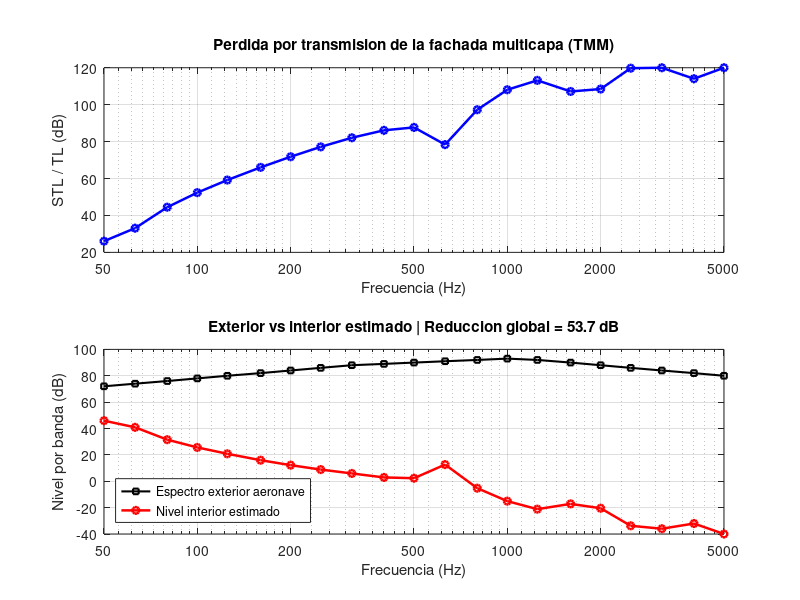
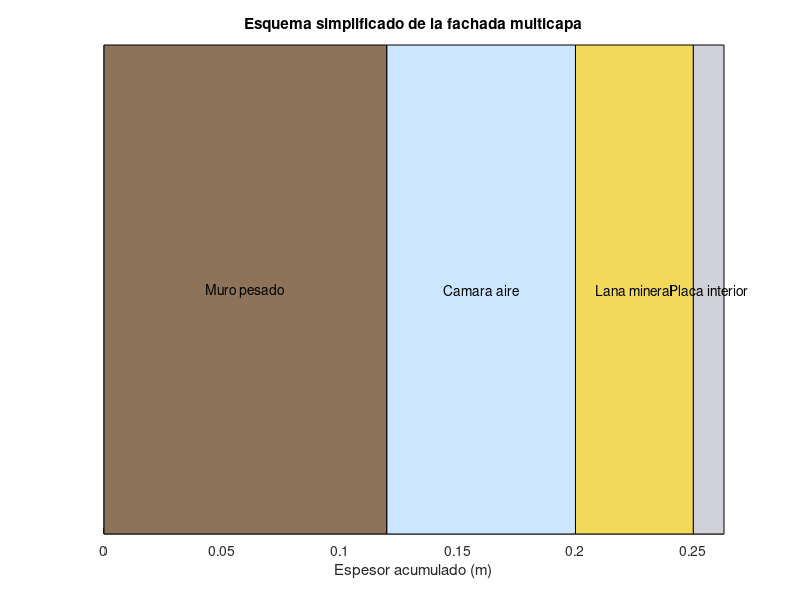

Write the MATLAB code that produced these figures, in order. (Note: this script raises an error after producing the figures.)
% Fachada multicapa con TMM acústico a incidencia normal
% Modelo simplificado: aire exterior -> muro (masa superficial) -> camara de aire
% -> lana mineral (fluido equivalente simple) -> placa interior (masa superficial) -> aire interior
% Calcula STL y nivel interior estimado frente a un espectro simplificado de ruido de aeronaves

% Autor: [Tu Nombre]
% Ultima actualizacion: [Fecha]

% Nota: Este es un modelo simplificado para ilustrar el uso de TMM en una fachada de aeropuerto.
% Se pueden agregar mas capas, detalles de geometria, perdidas adicionales, etc. para mayor realismo.
% Requiere Octave o Matlab con funciones basicas de matriz y graficacion.
% Salida: Graficas de STL y niveles, tabla de resultados en CSV, imagen esquematica de capas.
% Para uso en el contexto de un caso de estudio de aeropuerto, se pueden ajustar los parametros y el espectro exterior segun datos reales o mediciones locales para obtener resultados mas precisos.
% Se pueden comparar diferentes configuraciones de fachada, materiales, espesores, etc. para optimizar el diseño frente al ruido de aeronaves.
% Este codigo es un punto de partida para explorar el impacto de diferentes capas y materiales en la reduccion del ruido en interiores frente a fuentes exteriores como las aeronaves.
% Se recomienda validar los resultados con mediciones reales o software especializado para casos mas complejos o criticos.
% Se pueden agregar efectos de difraccion, incidencia oblicua, acoplamiento estructural, etc. para mayor realismo si se desea.
% Este modelo asume incidencia normal y no considera efectos de borde, difraccion, ni acoplamiento estructural entre capas, lo cual puede ser una simplificacion importante dependiendo del caso de estudio.
% Se pueden agregar perdidas adicionales por friccion, absorcion en las capas, etc. para mayor realismo si se dispone de datos o modelos adecuados.
% Se pueden comparar los resultados con criterios de aceptabilidad de ruido en interiores segun normativas locales o internacionales para evaluar el desempeño de la fachada frente al ruido de aeronaves.
% Se pueden realizar analisis de sensibilidad variando los parametros de las capas, el espectro exterior, etc. para entender mejor el impacto de cada factor en la reduccion del ruido en interiores.
% Se recomienda documentar claramente los parametros utilizados, las suposiciones del modelo, y las limitaciones para interpretar correctamente los resultados obtenidos con este enfoque simplificado.

% Se pueden agregar comentarios adicionales en el codigo para explicar cada paso y facilitar su entendimiento y modificacion por parte de otros usuarios o para futuras referencias.
% Se pueden agregar funciones adicionales para calcular indices globales de ruido, como el nivel de ruido equivalente continuo (Leq), el nivel de ruido ponderado A (dBA), etc. si se dispone de datos adecuados para el espectro exterior y se desea obtener resultados mas representativos del impacto del ruido en interiores.
% Se pueden agregar efectos de acoplamiento entre capas, como la interaccion entre la masa superficial y la camara de aire, para obtener resultados mas realistas si se dispone de modelos adecuados para describir estos efectos.
% Se pueden agregar efectos de difraccion en los bordes de la fachada, especialmente a bajas frecuencias, para obtener resultados mas realistas si se dispone de modelos adecuados para describir estos efectos.  
% Se pueden agregar efectos de incidencia oblicua para obtener resultados mas realistas si se dispone de modelos adecuados para describir estos efectos, especialmente si la fuente de ruido no esta directamente frente a la fachada.  
% Se pueden agregar efectos de acoplamiento estructural entre las capas, como la interaccion entre la masa superficial y la camara de aire, para obtener resultados mas realistas si se dispone de modelos adecuados para describir estos efectos.
% Se pueden agregar efectos de absorcion en las capas, como la absorcion en la lana mineral, para obtener resultados mas realistas si se dispone de datos adecuados para describir estos efectos.
% Se pueden agregar efectos de friccion en las capas, como la friccion en la camara de aire, para obtener resultados mas realistas si se dispone de datos adecuados para describir estos efecto
% Se pueden agregar efectos de acoplamiento entre capas, como la interaccion entre la masa superficial y la camara de aire, para obtener resultados mas realistas si se dispone de modelos adecuados para describir estos efectos.

clear; close all; clc;

% -------------------------------
% Parametros del aire
% -------------------------------
rho0 = 1.21;            % kg/m^3
c0   = 343;             % m/s
Z0   = rho0 * c0;       % impedancia caracteristica del aire

% -------------------------------
% Frecuencias (1/3 de octava aprox.)
% -------------------------------
f = [50 63 80 100 125 160 200 250 315 400 500 630 800 1000 1250 1600 2000 2500 3150 4000 5000];
omega = 2*pi*f;
k0 = omega / c0;

% -------------------------------
% Espectro exterior simplificado de ruido de aeronave (dB)
% Caso ilustrativo, no medicion local
% -------------------------------
Lext = [72 74 76 78 80 82 84 86 88 89 90 91 92 93 92 90 88 86 84 82 80];

% -------------------------------
% Parametros de la fachada
% -------------------------------
% Muro rigido modelado como masa superficial (ladrillo/mamposteria pesada)
m1 = 220;               % kg/m^2
eta1 = 0.05;            % perdida estructural

% Camara de aire
d_air = 0.08;           % m

% Lana mineral como fluido equivalente simple con perdidas efectivas
d_p = 0.05;             % m
rho_eq = 25;            % kg/m^3 (valor efectivo simplificado)
c_eq = 120;             % m/s   (valor efectivo simplificado)
alpha_p = 0.12;         % perdida efectiva Np/m aprox creciente se puede refinar

% Placa interior (yeso)
m2 = 12;                % kg/m^2
eta2 = 0.08;            % perdida estructural

% -------------------------------
% Funciones auxiliares locales
% -------------------------------
function M = fluid_layer(k, Z, d)
  M = [cos(k*d), 1i*Z*sin(k*d); 1i*(1/Z)*sin(k*d), cos(k*d)];
endfunction

function M = mass_layer(omega, m, eta)
  Zs = 1i*omega*m*(1 - 1i*eta);
  M = [1, Zs; 0, 1];
endfunction

function tau = transmission_from_M(M, ZL, ZR)
  den = M(1,1) + M(1,2)/ZR + ZL*M(2,1) + (ZL/ZR)*M(2,2);
  tau = abs(2/den)^2 * real(ZL/ZR);
endfunction

% -------------------------------
% Calculo TMM
% -------------------------------
TL = zeros(size(f));
Lin = zeros(size(f));
tau = zeros(size(f));

for n = 1:length(f)
  w = omega(n);

  % Camara de aire
  M_airgap = fluid_layer(k0(n), Z0, d_air);

  % Poroso como fluido equivalente con numero de onda complejo
  k_p = w/c_eq - 1i*alpha_p;
  Z_p = rho_eq * c_eq * (1 + 0.15i);
  M_porous = fluid_layer(k_p, Z_p, d_p);

  % Hojas / paneles como masas superficiales
  M_wall  = mass_layer(w, m1, eta1);
  M_board = mass_layer(w, m2, eta2);

  % Matriz total de izquierda a derecha
  Mtot = M_wall * M_airgap * M_porous * M_board;

  tau(n) = transmission_from_M(Mtot, Z0, Z0);
  TL(n) = -10*log10(max(tau(n), 1e-12));
  Lin(n) = Lext(n) - TL(n);
endfor

% -------------------------------
% Indices globales simples en dB(A)-like ilustrativos
% -------------------------------
Lext_lin = sum(10.^(Lext/10));
Lin_lin  = sum(10.^(Lin/10));
Lext_tot = 10*log10(Lext_lin);
Lin_tot  = 10*log10(Lin_lin);
Red_global = Lext_tot - Lin_tot;

% -------------------------------
% Graficas
% -------------------------------
figure('Position',[80 80 1000 700]);
subplot(2,1,1)
semilogx(f, TL, 'b-o', 'LineWidth', 1.8, 'MarkerSize', 5); grid on;
xlabel('Frecuencia (Hz)'); ylabel('STL / TL (dB)');
title('Perdida por transmision de la fachada multicapa (TMM)');
xticks_plot = [50 100 200 500 1000 2000 5000];
set(gca,'XTick',xticks_plot);
set(gca,'XTickLabel',{'50','100','200','500','1000','2000','5000'});
xlim([min(f) max(f)]);

subplot(2,1,2)
semilogx(f, Lext, 'k-s', 'LineWidth', 1.5, 'MarkerSize', 4); hold on;
semilogx(f, Lin, 'r-o', 'LineWidth', 1.8, 'MarkerSize', 5); grid on;
xlabel('Frecuencia (Hz)'); ylabel('Nivel por banda (dB)');
legend('Espectro exterior aeronave','Nivel interior estimado','Location','southwest');
title(sprintf('Exterior vs interior estimado | Reduccion global = %.1f dB', Red_global));
xticks_plot = [50 100 200 500 1000 2000 5000];
set(gca,'XTick',xticks_plot);
set(gca,'XTickLabel',{'50','100','200','500','1000','2000','5000'});
xlim([min(f) max(f)]);

print('output/fachada_tmm_resultado.png','-dpng','-r180');

% -------------------------------
% Perfil esquematico de capas
% -------------------------------
figure('Position',[120 120 1000 280]);
layer_names = {'Muro pesado','Camara aire','Lana mineral','Placa interior'};
layer_thick = [0.12 d_air d_p 0.013];
layer_x = [0 cumsum(layer_thick)];
colors = [0.55 0.45 0.35; 0.80 0.90 1.00; 0.95 0.85 0.35; 0.82 0.82 0.85];
for i=1:length(layer_thick)
  patch([layer_x(i) layer_x(i+1) layer_x(i+1) layer_x(i)], [0 0 1 1], colors(i,:), 'EdgeColor','k');
  text((layer_x(i)+layer_x(i+1))/2, 0.5, layer_names{i}, 'HorizontalAlignment','center');
  hold on;
endfor
xlim([0 layer_x(end)]); ylim([0 1]);
set(gca,'YTick',[]);
xlabel('Espesor acumulado (m)');
title('Esquema simplificado de la fachada multicapa');
grid on;
print('output/fachada_tmm_capas.png','-dpng','-r180');

% -------------------------------
% Tabla de resultados
% -------------------------------
T = [f(:), Lext(:), TL(:), Lin(:), tau(:)];
header = 'Frecuencia_Hz,Lext_dB,TL_dB,NivelInterior_dB,tau';
fid = fopen('output/fachada_tmm_resultados.csv','w');
fprintf(fid, '%s\n', header);
fclose(fid);
dlmwrite('output/fachada_tmm_resultados.csv', T, '-append');

fprintf('Nivel exterior total aprox: %.2f dB\n', Lext_tot);
fprintf('Nivel interior total aprox: %.2f dB\n', Lin_tot);
fprintf('Reduccion global aprox: %.2f dB\n', Red_global);
